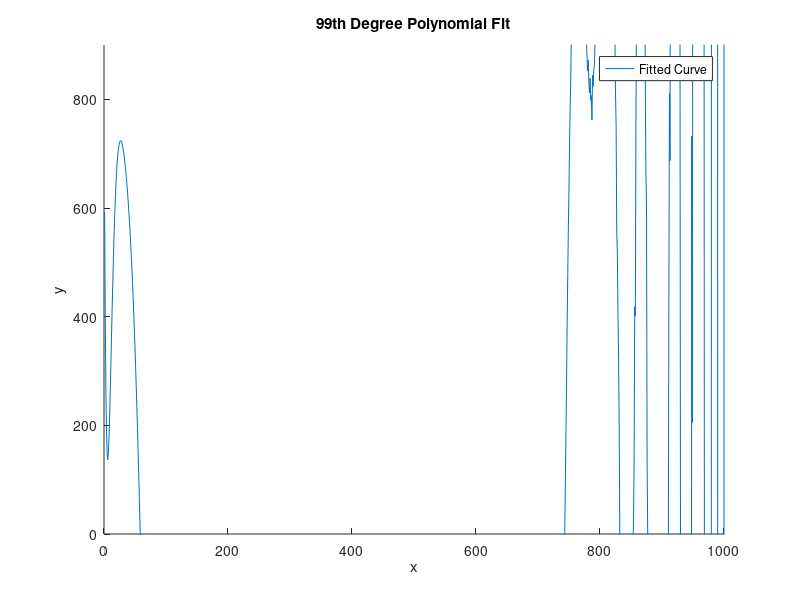

Here is the MATLAB script that generated this plot:
clear all
close all

x = linspace(1, 1000, 100);
y = randi(1000, [1, 100]);
figure;
hold on
%scatter(x, y, 50, 'r', 'filled');
N = length(x);
G = zeros(N, 100);  % Initialize G with the correct size

% Calculate the G matrix with a 999-degree polynomial using vectorized operations
for j = 1:100
    G(:, j) = x.^(j - 1);
end

y = y';
m = G \ y;  % Use the backslash operator for more stable solving
xi = linspace(x(1), x(end), 1000);  % Increase the number of points for a smoother curve

% Calculate the interpolated curve for the fitted polynomial
G_interp = zeros(1000, 100);  % Initialize G_interp with the correct size
for j = 1:100
    G_interp(:, j) = xi.^(j - 1);
end

% Use the entire G_interp (matching the size of m)
yi = G_interp * m;

% Plot the fitted curve
plot(xi, yi);
xlabel('x');
ylabel('y');
ylim([0 900])
title('99th Degree Polynomial Fit');
legend('Fitted Curve');